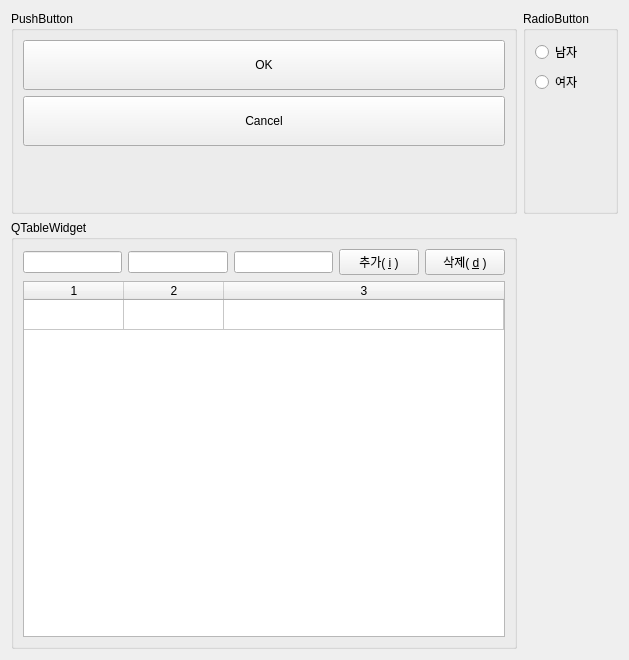
<?xml version="1.0" encoding="UTF-8"?>
<ui version="4.0">
 <class>Form</class>
 <widget class="QWidget" name="Form">
  <property name="geometry">
   <rect>
    <x>0</x>
    <y>0</y>
    <width>629</width>
    <height>660</height>
   </rect>
  </property>
  <property name="windowTitle">
   <string>PushButton &amp; Radio Button</string>
  </property>
  <layout class="QGridLayout" name="gridLayout_2">
   <item row="0" column="0">
    <widget class="QGroupBox" name="pushBtns">
     <property name="title">
      <string>PushButton</string>
     </property>
     <layout class="QGridLayout" name="gridLayout">
      <item row="0" column="0">
       <layout class="QVBoxLayout" name="verticalLayout">
        <item>
         <widget class="QPushButton" name="btn_ok">
          <property name="minimumSize">
           <size>
            <width>0</width>
            <height>50</height>
           </size>
          </property>
          <property name="text">
           <string>OK</string>
          </property>
         </widget>
        </item>
        <item>
         <widget class="QPushButton" name="btn_cancel">
          <property name="minimumSize">
           <size>
            <width>0</width>
            <height>50</height>
           </size>
          </property>
          <property name="text">
           <string>Cancel</string>
          </property>
         </widget>
        </item>
        <item>
         <widget class="QLabel" name="lbl_push_res">
          <property name="minimumSize">
           <size>
            <width>0</width>
            <height>50</height>
           </size>
          </property>
          <property name="text">
           <string/>
          </property>
         </widget>
        </item>
       </layout>
      </item>
     </layout>
    </widget>
   </item>
   <item row="0" column="1">
    <widget class="QGroupBox" name="radioBtns">
     <property name="title">
      <string>RadioButton</string>
     </property>
     <layout class="QGridLayout" name="gridLayout_3">
      <item row="0" column="0">
       <layout class="QVBoxLayout" name="verticalLayout_2">
        <item>
         <widget class="QRadioButton" name="rb_male">
          <property name="text">
           <string>남자</string>
          </property>
          <attribute name="buttonGroup">
           <string notr="true">buttonGroup</string>
          </attribute>
         </widget>
        </item>
        <item>
         <widget class="QRadioButton" name="rb_female">
          <property name="text">
           <string>여자</string>
          </property>
          <attribute name="buttonGroup">
           <string notr="true">buttonGroup</string>
          </attribute>
         </widget>
        </item>
        <item>
         <widget class="QLabel" name="lbl_rb_res">
          <property name="text">
           <string/>
          </property>
         </widget>
        </item>
       </layout>
      </item>
     </layout>
    </widget>
   </item>
   <item row="1" column="0">
    <widget class="QGroupBox" name="groupBox">
     <property name="title">
      <string>QTableWidget</string>
     </property>
     <layout class="QGridLayout" name="gridLayout_4">
      <item row="0" column="0">
       <layout class="QVBoxLayout" name="verticalLayout_3">
        <item>
         <layout class="QHBoxLayout" name="horizontalLayout">
          <item>
           <widget class="QLineEdit" name="le_01"/>
          </item>
          <item>
           <widget class="QLineEdit" name="le_02"/>
          </item>
          <item>
           <widget class="QLineEdit" name="le_03"/>
          </item>
          <item>
           <widget class="QPushButton" name="btn_input">
            <property name="text">
             <string>추가( &amp;i )</string>
            </property>
           </widget>
          </item>
          <item>
           <widget class="QPushButton" name="btn_del">
            <property name="text">
             <string>삭제( &amp;d )</string>
            </property>
           </widget>
          </item>
         </layout>
        </item>
        <item>
         <widget class="QTableWidget" name="table_widget">
          <property name="rowCount">
           <number>1</number>
          </property>
          <property name="columnCount">
           <number>3</number>
          </property>
          <attribute name="horizontalHeaderShowSortIndicator" stdset="0">
           <bool>false</bool>
          </attribute>
          <attribute name="horizontalHeaderStretchLastSection">
           <bool>true</bool>
          </attribute>
          <attribute name="verticalHeaderVisible">
           <bool>false</bool>
          </attribute>
          <row/>
          <column/>
          <column/>
          <column/>
         </widget>
        </item>
       </layout>
      </item>
     </layout>
    </widget>
   </item>
  </layout>
 </widget>
 <resources/>
 <connections/>
 <buttongroups>
  <buttongroup name="buttonGroup"/>
 </buttongroups>
</ui>
